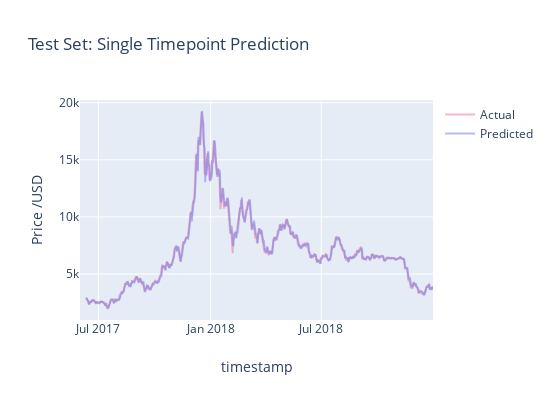

The notebook cell saved with this chart:
### Markdown cell above
See how well this modeel performs on testset. That number below the code represents the model's mean absolute error (mae) on the training set after the 50th training iteration (or epoch).

### Code cell
trace_ac = go.Scatter(x = model_data[model_data['Timestamp']>= split_date]['Timestamp'][window_len:],
                   y = test_set['Close'][window_len:],
                   mode = "lines",
                   name = "Actual",
                   marker = dict(color = 'rgba(235, 115, 150, 0.5)')
                       )

trace_pre = go.Scatter(x = model_data[model_data['Timestamp']>= split_date]['Timestamp'][window_len:],
                   y = ((np.transpose(bit_model.predict(LSTM_test_inputs))+1) * test_set['Close'].values[:-window_len])[0],
                   mode = "lines",
                   name = "Predicted",
                   marker = dict(color = 'rgba(115, 120, 235, 0.5)')
                      )
            
data_3 = [trace_ac, trace_pre]

layout_3 = go.Layout(height=400, width=550,
                title='Test Set: Single Timepoint Prediction', 
                xaxis_title="timestamp",
                yaxis_title="Price /USD", 
                     xaxis=dict(range=['2017-06-01', '2018-12-31']))

fig = dict(data = data_3, layout = layout_3)


iplot(fig);

### Figure 1 — Plotly figure (JSON) as saved in the notebook; plotly's stock layout.template omitted (floating-point values rounded to 4 significant figures; data arrays with more than 128 entries replaced by an {"elided": "..."} marker saying what was removed)
{"data": [{"marker": {"color": "rgba(235, 115, 150, 0.5)"}, "mode": "lines", "name": "Actual", "type": "scatter", "x": {"elided": "793 str values"}, "y": {"elided": "793 float values"}}, {"marker": {"color": "rgba(115, 120, 235, 0.5)"}, "mode": "lines", "name": "Predicted", "type": "scatter", "x": {"elided": "793 str values"}, "y": {"elided": "793 float values"}}], "layout": {"height": 400, "title": {"text": "Test Set: Single Timepoint Prediction"}, "width": 550, "xaxis": {"range": ["2017-06-01", "2018-12-31"], "title": {"text": "timestamp"}}, "yaxis": {"title": {"text": "Price /USD"}}}}
